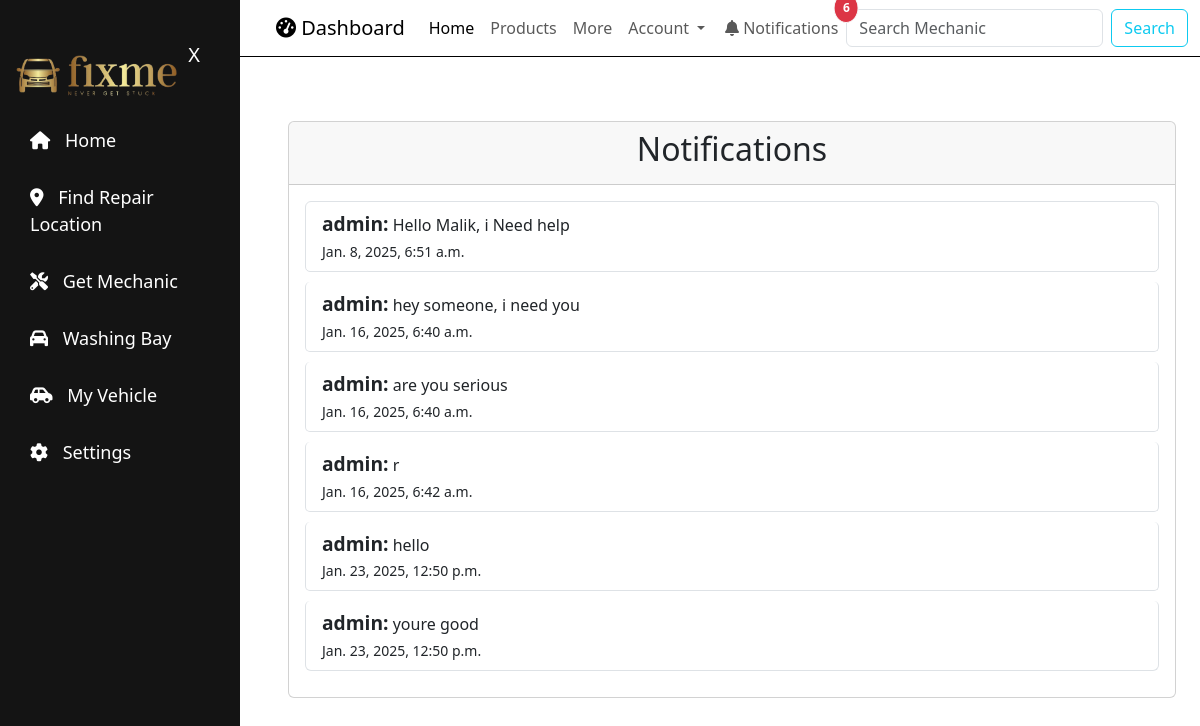
The app's page /notifications/ (signed in) with its own data.
### fixmeApp/models.py (models this page shows, shortened)
class Message(models.Model):
    mechanic = models.ForeignKey(Mechanic, on_delete=models.CASCADE)
    user = models.ForeignKey(User, on_delete=models.CASCADE)
    content = models.TextField()
    timestamp = models.DateTimeField(auto_now_add=True)
    read = models.BooleanField(default=False)

### fixmeApp/views.py (the view)
# urls.py: path('notifications/', views.notifications, name='notifications'),
def notifications(request):
    messages = Message.objects.filter(user=request.user, read=False)
    context = {
        'messages': messages,
    }
    return render(request, 'notifications.html', context)

### fixmeApp/views.py (called while the page is built)
def message_count_processor(request):
    if request.user.is_authenticated:
        return {
            'message_count': Message.objects.filter(user=request.user, read=False).count()
        }
    return {
        'message_count': 0
    }

### fixmeApp/templates/notifications.html
{% extends 'base.html' %}
{% block content %}
<div class="container mt-5">
    <div class="card">
        <div class="card-header">
            <center><h2>Notifications</h2></center>
        </div>
        <div class="card-body">
            <ul class="list-group">
                {% for message in messages %}
                    <li class="list-group-item">
                        <strong>{{ message.user.username }}:</strong> {{ message.content }}
                        <br><small>{{ message.timestamp }}</small>
                    </li>
                {% endfor %}
            </ul>
        </div>
    </div>
</div>
{% endblock %}

### fixmeApp/static/css/nav.css (style rules this page uses)
* { margin: 0; padding: 0; box-sizing: border-box; line-height: 1.5; }
body { font-family: Arial, sans-serif; background-color: #fff; width: 100vw; }

### fixmeApp/static/css/main.css (style rules this page uses)
.container { max-width: 1200px; margin: 0 auto; }
.list-group-item { display: flex; justify-content: space-between; align-items: center; padding: 15px; margin-bottom: 10px; border: 1px solid #ddd; border-radius: 5px; background-color: #f9f9f9; }
.list-group-item strong { font-size: 1.2em; }
h2 { margin-top: 20px; font-size: 1.5em; color: #333; }

### records on screen
Message: user.username "admin", content "Hello Malik, i Need help", timestamp "Jan. 8, 2025, 6:51 a.m."
Message: user.username "admin", content "hey someone, i need you", timestamp "Jan. 16, 2025, 6:40 a.m."
Message: user.username "admin", content "are you serious", timestamp "Jan. 16, 2025, 6:40 a.m."
Message: user.username "admin", content "r", timestamp "Jan. 16, 2025, 6:42 a.m."
Message: user.username "admin", content "hello", timestamp "Jan. 23, 2025, 12:50 p.m."
Message: user.username "admin", content "youre good", timestamp "Jan. 23, 2025, 12:50 p.m."

### other values on screen
{{ message_count }} "6"
